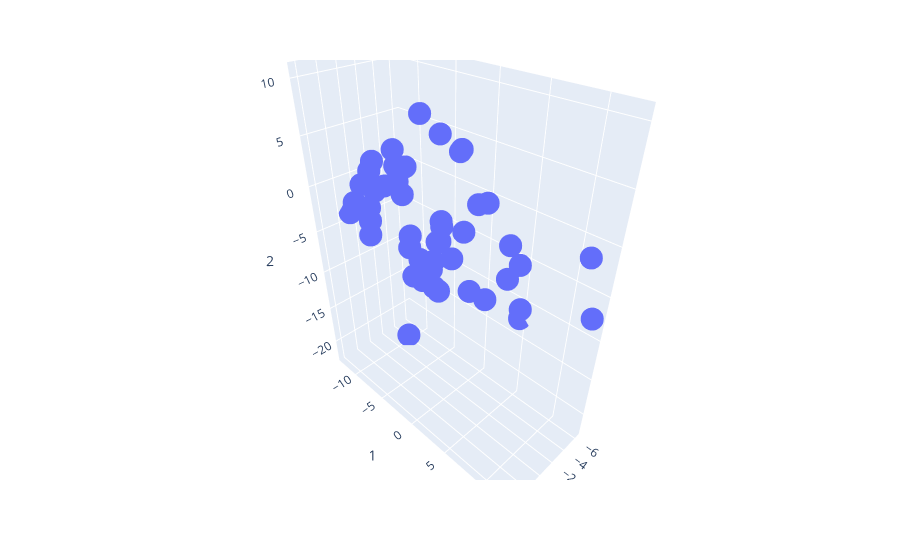

Notebook cell for this chart:
### Code cell
df = pandas.DataFrame(pred_U_list[0].T)
fig = px.scatter_3d(df,x=0,y=1,z=2)
fig.show()
